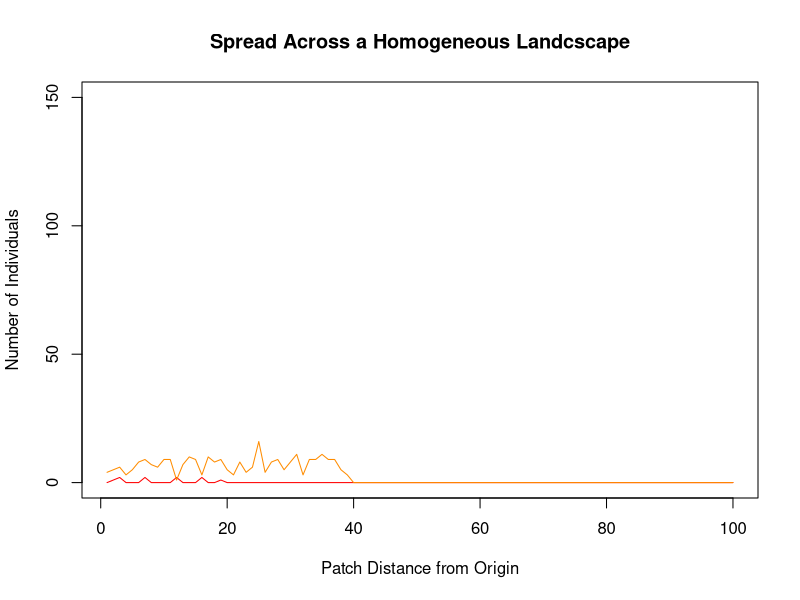

Here is the R script that generated this plot: (Note: this script raises an error after producing the figure.)
## ---- chunk 1
#########################################################

# parameters

#intrinsic rate of increase (lowest)
lambda1 <- 10
#intrinsic rate of increase
lambda2 <- 15.5
#intrinsic rate of increase
lambda3 <- 20.5
#intrinsic rate of increase
lambda4 <- 25
#intrinsic rate of increase
lambda5 <- 28
#intrinsic rate of increase
lambda6 <- 32
#intrinsic rate of increase
lambda7 <- 35
#intrinsic rate of increase (highest)
lambda8 <- 37
#intraspecific competition
alpha <- .2
#distance decay rate (highest)
m1 <- 0.5
#distance decay rate 
m2<-0.8
#distance decay rate 
m3<-1.1
#distance decay rate 
m4<-1.4
#distance decay rate 
m5<-1.7
#distance decay rate 
m6<-2.0
#distance decay rate 
m7<-2.3
#distance decay rate 
m8<-2.6
#starting population for each strategy
N_0 <- 1
# number of simulations to run
nsim<-5
#number of generations to simulate 
g_max <- 10
#number of patches
patch <- 100
#distance between patches vector
dpatch <- 1
#Define distance vector (for now must be integer distances between patches)
dvect <- seq(from=0,length.out = patch,by=dpatch)
# p1<-seq(from=0,length.out=3,by=1)
# p2<-seq(from=8,length.out=3,by=1)
# p3<-seq(from=13,length.out=5,by=1)
# dvect<-c(p1,p2,p3)

##########################################################

#functions

#seed production function
gNty <- function(j,k,lambda){ #j is subpopulation, k is total
  seeds<-vector()
  jnext<-(lambda*j)/(1+alpha*(k-1))
  seeds<-c(seeds,jnext)
  return(round(seeds,0))
}

#dispersal function second version -- refactored to remove unnecessary loops and seperate steps into helpers
disperse<-function(x,y,m){ # x is the number of seeds in the patch
  # y is the coloumn index of the patch 
  # m is the parameter defining the dispersal kernel
  pmove<-vector("numeric", patch)
  if (x==0)
    return(pmove)
  else
    move<-distance(x,m)*direction(x)
  for (i in 1:x){ #this moves seeds to their new home, x is number of seeds, compute for each seed 
    for (j in 1:patch){ #this finds the corresponding home for each seed 
     # place(move[i],pwdist[y,j],pmove[j])
      if (move[i]==pwdist[y,j])
      {pmove[j]<-pmove[j]+1}
    }
  }
 return(pmove) 
}
#dispersal helper -- generate random distances, parameters are from disperse
distance<-function(x,m){
  dist<-round(rexp(x,m),0)
  return(dist)
}

#dispersal helper -- generate random directions,x is as disperse
direction<-function(x){
  dir<-rbinom(x,1,0.5)
  sapply(dir,refactor)
}

#direction helper -- refactor 0 to -1
refactor<-function(x){ #  x is values from binomial 
  if (x==0)
    x<- -1
  else x
}

#calculate how many new patches are colonized at the leading edge this generation
lemove<-function(x){ #x is the row in spread matrix corresponding to time t
  moved<-patch-pleft(rev(x))
  return(moved)
}

#lemove helper how many patches left to colonize
pleft<-function(x){ # x is from lemove, 
  y<-0
  for (k in 1:patch){
    if (x[k] != 0){
      break
    }
    else y<-y+1
  }
  return(y)
}

#calculate how many patches the leading edge moves each generation
# assumes that only one patch is colonized at start
speed<- function(x,y){ # x is vector of the leading edge patch each generation
  # y is the output vector, showing the number of patches the leading edge moved
  for (i in 1:g_max){
    if (i == 1){
      y[i]<-x[i]-1
   }
    else if (x[i] == 0){
     y[i]<-0
   }
    else
      y[i]=x[i]-x[i-1]
  }
  return(y)
}
##########################################################

# Initialize structures for storing data

#Population Spread Matrix
#Adds values to each row for each generation
#Coloumns correspond to patches defined by dvect
spread1<-matrix(0,g_max,patch)
spread1[1,1]<-N_0
spread2<-matrix(0,g_max,patch)
spread2[1,1]<-N_0
spread3<-matrix(0,g_max,patch)
spread3[1,1]<-N_0
spread4<-matrix(0,g_max,patch)
spread4[1,1]<-N_0
spread5<-matrix(0,g_max,patch)
spread5[1,1]<-N_0
spread6<-matrix(0,g_max,patch)
spread6[1,1]<-N_0
spread7<-matrix(0,g_max,patch)
spread7[1,1]<-N_0
spread8<-matrix(0,g_max,patch)
spread8[1,1]<-N_0
spreadttl<-matrix(0,g_max,patch)
spreadttl[1,]<-N_0*8


#Seeds Dispersed
#vector for storing seeds produced, resets each generation
seedsp1<-vector("numeric", patch)
seedsp2<-vector("numeric",patch)
seedsp3<-vector("numeric",patch)
seedsp4<-vector("numeric",patch)
seedsp5<-vector("numeric",patch)
seedsp6<-vector("numeric",patch)
seedsp7<-vector("numeric",patch)
seedsp8<-vector("numeric",patch)
#matrix containing number of plants/seeds in each patch after dispersal
#rows are originating patches where seeds were produced,
#coloumns are where they disperse to
seedsd1<-matrix(0,patch,patch)
seedsd2<-matrix(0,patch,patch)
seedsd3<-matrix(0,patch,patch)
seedsd4<-matrix(0,patch,patch)
seedsd5<-matrix(0,patch,patch)
seedsd6<-matrix(0,patch,patch)
seedsd7<-matrix(0,patch,patch)
seedsd8<-matrix(0,patch,patch)

#Pairwise Distances Matrix
#Distances between patch i,j for row i 
#and coloumn j
pwdist<-matrix(NA,patch,patch)
for (i in 1:patch){
  for (j in 1:patch){
    pwdist[i,j]<-dvect[j]-dvect[i]
  }
}

# vectors for storing colonized patches
col1<-vector("numeric", g_max)
col2<-vector("numeric", g_max)
col3<-vector("numeric", g_max)
col4<-vector("numeric", g_max)
col5<-vector("numeric", g_max)
col6<-vector("numeric", g_max)
col7<-vector("numeric", g_max)
col8<-vector("numeric", g_max)
colt<-vector("numeric", g_max)

#Speed vectors 
speedv1<-vector("numeric", g_max)
speedv2<-vector("numeric",g_max)
speedv3<-vector("numeric",g_max)
speedv4<-vector("numeric",g_max)
speedv5<-vector("numeric",g_max)
speedv6<-vector("numeric",g_max)
speedv7<-vector("numeric",g_max)
speedv8<-vector("numeric",g_max)
speedt<-vector("numeric", g_max)

# Average speed vectors
speedmn1<-vector("numeric",nsim)
speedmn2<-vector("numeric",nsim)
speedmn3<-vector("numeric",nsim)
speedmn4<-vector("numeric",nsim)
speedmn5<-vector("numeric",nsim)
speedmn6<-vector("numeric",nsim)
speedmn7<-vector("numeric",nsim)
speedmn8<-vector("numeric",nsim)
speedmnt<-vector("numeric",nsim)
####################################################################
## ---- chunk 2
#Run Simulation
for (x in 1:nsim){
 for (i in 1:(g_max-1)){ #for each generation
  total<-spreadttl[i,]
  # ratio<-spread[i,]/total
  # ratio[is.nan(ratio)] <- 0
  seeds1<-gNty(spread1[i,],total,lambda1)
  seeds2<-gNty(spread2[i,],total,lambda2)
  seeds3<-gNty(spread2[i,],total,lambda3)
  seeds4<-gNty(spread2[i,],total,lambda4)
  seeds5<-gNty(spread2[i,],total,lambda5)
  seeds6<-gNty(spread2[i,],total,lambda6)
  seeds7<-gNty(spread2[i,],total,lambda7)
  seeds8<-gNty(spread2[i,],total,lambda8)

  for (j in 1:patch){ #disperse seeds
    seedsd1[j,]<-disperse(seeds1[j],j,m1)
    seedsd2[j,]<-disperse(seeds2[j],j,m2)
    seedsd3[j,]<-disperse(seeds3[j],j,m3)
    seedsd4[j,]<-disperse(seeds4[j],j,m4)
    seedsd5[j,]<-disperse(seeds5[j],j,m5)
    seedsd6[j,]<-disperse(seeds6[j],j,m6)
    seedsd7[j,]<-disperse(seeds7[j],j,m7)
    #seedsd8[j,]<-disperse(seeds8[j],j,m8)
  }
  spread1[i+1,]<-apply(seedsd1,2,sum) #fill in next row in population matrix
  spreadttl[i+1]<-spread1[i+1]
  spread2[i+1,]<-apply(seedsd2,2,sum)
  spreadttl[i+1,]<-spreadttl[i+1,]+spread2[i+1,]
  spread3[i+1,]<-apply(seedsd3,2,sum)
  spreadttl[i+1,]<-spreadttl[i+1,]+spread3[i+1,]
  spread4[i+1,]<-apply(seedsd4,2,sum)
  spreadttl[i+1,]<-spreadttl[i+1,]+spread4[i+1,]
  spread5[i+1,]<-apply(seedsd5,2,sum)
  spreadttl[i+1,]<-spreadttl[i+1,]+spread5[i+1,]
  spread6[i+1,]<-apply(seedsd6,2,sum)
  spreadttl[i+1,]<-spreadttl[i+1,]+spread6[i+1,]
  spread7[i+1,]<-apply(seedsd7,2,sum)
  spreadttl[i+1,]<-spreadttl[i+1,]+spread7[i+1,]
  spread8[i+1,]<-apply(seedsd8,2,sum)
  spreadttl[i+1,]<-spreadttl[i+1,]+spread8[i+1,]

  col1[i]<-lemove(spread1[i+1,])#calculate how many patches the leading edge has advanced
  col2[i]<-lemove(spread2[i+1,])
  col3[i]<-lemove(spread2[i+1,])
  col4[i]<-lemove(spread2[i+1,])
  col5[i]<-lemove(spread2[i+1,])
  col6[i]<-lemove(spread2[i+1,])
  col7[i]<-lemove(spread2[i+1,])
  col8[i]<-lemove(spread2[i+1,])
  colt[i]<-lemove(spreadttl[i+1,])
  
}
speedv1<-speed(col1,speedv1) #combine advances to get invasion velocity of leading edge
speedv2<-speed(col2,speedv2)
speedv3<-speed(col2,speedv3)
speedv4<-speed(col2,speedv4)
speedv5<-speed(col2,speedv5)
speedv6<-speed(col2,speedv6)
speedv7<-speed(col2,speedv7)
speedv8<-speed(col2,speedv8)
speedt<-speed(colt,speedt)
speedm1<-mean(speedv1) # average invasion velocity over time
speedm2<-mean(speedv2)
speedm3<-mean(speedv3)
speedm4<-mean(speedv4)
speedm5<-mean(speedv5)
speedm6<-mean(speedv6)
speedm7<-mean(speedv7)
speedm8<-mean(speedv8)
speedmt<-mean(speedt)
  plot(spread1[g_max,], type="l", col="red",ylim=c(0,150),main="Spread Across a Homogeneous Landcscape",  xlab="Patch Distance from Origin", ylab="Number of Individuals")
  lines(spread2[g_max,], col="darkorange")
  lines(spread3[g_max,], col="darkyellow")
  lines(spread4[g_max,], col="green")
  lines(spread5[g_max,], col="darkgreen")
  lines(spread6[g_max,], col="turqoise")
  lines(spread7[g_max,], col="blue")
  lines(spread8[g_max,], col="blueviolet")
  
  legend("topright", legend=c("Highest Mean Dispersal Distance", "Highest Fecundity"), lty=c(1,2),col=c("red","blueviolet"))
  
  speedv1<-speed(col1,speedv1) #combine advances to get invasion velocity of leading edge
  speedv2<-speed(col2,speedv2)
  speedv3<-speed(col3,speedv3)
  speedv4<-speed(col4,speedv4)
  speedv5<-speed(col5,speedv5)
  speedv6<-speed(col6,speedv6)
  speedv7<-speed(col7,speedv7)
  speedv8<-speed(col8,speedv8)
  speedt<-speed(colt,speedt)
  plot(speedv1, type="l", xlab="Generation Number", ylab="Invasion Velocity (multiples of MDD)", lwd=2, lty=2,col="darkorange", ylim=c(0,10))
  lines(speedv2, col="red", lwd=2,lty=2)
  lines(speedv3, col="darkyellow", lwd=2,lty=2)
  lines(speedv4, col="green", lwd=2,lty=2)
  lines(speedv5, col="darkgreen", lwd=2,lty=2)
  lines(speedv6, col="turqoise", lwd=2,lty=2)
  lines(speedv7, col="blue", lwd=2,lty=2)
  lines(speedv8, col="blueviolet", lwd=2,lty=2)
  lines(speedt,lwd=2)
  legend("topright", legend=c("Total Population", "Highest mean dispersal distance", "Highest Fecundity"), col=c("black", "red","blueviolet"), lty=1, seg.len=1.5)
}

## ---- chunk 3
#distance decay rate (low mdd)
m1 <- 1
#distance decay rate (high mdd)
m2<-1
#Run Simulation
for (x in 1:10){
  for (i in 1:(g_max-1)){ #for each generation
  total<-spread[i,]+spreadhm[i,]
  ratio<-spread[i,]/total
  ratio[is.nan(ratio)] <- 0
  seeds<-gNty(total)
  seedsp1<-round(ratio*seeds)
  seedsp2<-round((1-ratio)*seeds)
  for (j in 1:patch){ #disperse seeds
    seedsd1[j,]<-disperse2(seedsp1[j],j,m1)
    seedsd2[j,]<-disperse2(seedsp2[j],j,m2)
  }
  spread[i+1,]<-apply(seedsd1,2,sum) #fill in next row in population matrix
  spreadhm[i+1,]<-apply(seedsd2,2,sum)
  spreadttl[i+1,]<-spread[i+1,]+spreadhm[i+1,]
  col1[i]<-lemove(spread[i+1,])#calculate how many patches the leading edge has advanced
  col2[i]<-lemove(spreadhm[i+1,])
   colt[i]<-lemove(spreadttl[i+1,])
  }
  
plot(spread[2,], type="l", col="blue",ylim=c(0,100), xlab="Patch Distance from Origin", ylab="Number of Individuals")
lines(spreadhm[2,], col="blue",lty=2)
lines(spread[3,], col="blueviolet")
lines(spreadhm[3,], col="blueviolet",lty=2)
lines(spreadhm[4,], col="magenta",lty=2)
lines(spread[4,], col="magenta")
lines(spread[5,], col="red")
lines(spreadhm[5,], col="red",lty=2)
lines(spreadhm[6,], col="darkorange",lty=2)
lines(spread[6,], col="darkorange")
lines(spread[7,], col="brown")
lines(spreadhm[7,], col="brown", lty=2)
lines(spread[6,], col="darkorange")
lines(spread[7,], col="brown")
lines(spreadhm[8,], col="darkgreen", lty=2)
lines(spread[6,], col="darkorange")
lines(spread[7,], col="brown")
lines(spread[8,], col="darkgreen")
lines(spread[9,], col="green")
lines(spreadhm[9,], col="green",lty=2)
lines(spreadhm[10,], col="black",lty=2)
lines(spread[10,], col="black")
lines(spread[11,], col="blue")
lines(spreadhm[11,], col="blue",lty=2)
lines(spread[12,], col="blueviolet")
lines(spreadhm[12,], col="blueviolet",lty=2)
lines(spreadhm[13,], col="magenta",lty=2)
lines(spread[13,], col="magenta")
lines(spread[14,], col="red")
lines(spreadhm[14,], col="red",lty=2)
lines(spreadhm[15,], col="darkorange",lty=2)
lines(spread[15,], col="darkorange")
lines(spread[16,], col="brown")
lines(spreadhm[16,], col="brown", lty=2)
lines(spreadhm[17,], col="darkgreen", lty=2)
lines(spread[17,], col="darkgreen")
lines(spread[18,], col="green")
lines(spreadhm[18,], col="green",lty=2)
lines(spreadhm[19,], col="black",lty=2)
lines(spread[19,], col="black")
lines(spread[20,], col="blue")
lines(spreadhm[20,], col="blue",lty=2)
#legend("topleft", legend=c("Gen. 2", "Gen. 3", "Gen. 4", "Gen. 5", "Gen. 6", "Gen. 7", "Gen. 8", "Gen. 9", "Gen. 10"), col=c("blue","blueviolet","magenta","red","darkorange","brown","darkgreen","green","black"), lty=1, ncol=1,seg.len=1.3)
legend("topright", legend=c("Larger Population Control", "Smaller Population Control"), lty=c(1,2))
speedv1<-speed(col1,speedv1) #combine advances to get invasion velocity of leading edge
speedv2<-speed(col2,speedv2)
speedt<-speed(colt,speedt)
plot(speedv2, type="l", xlab="Generation Number", ylab="Invasion Velocity (multiples of MDD)", lwd=2, col="red", ylim=c(0,10))
lines(speedv1, col="blue", lwd=2)
lines(speedt,lwd=2)
legend("topright", legend=c("Total Population", "Smaller Starting Population", "Larger Starting Population"), col=c("black", "blue","red"), lty=1, seg.len=1.5)
}

## ---- chunk 4
#distance decay rate (low mdd)
m1 <- 1
#distance decay rate (high mdd)
m2<-0.5
#Run Simulation
for (x in 1:10){
  for (i in 1:(g_max-1)){ #for each generation
  total<-spread[i,]+spreadhm[i,]
  ratio<-spread[i,]/total
  ratio[is.nan(ratio)] <- 0
  seeds<-gNty(total)
  seedsp1<-round(ratio*seeds)
  seedsp2<-round((1-ratio)*seeds)
  for (j in 1:patch){ #disperse seeds
    seedsd1[j,]<-disperse2(seedsp1[j],j,m1)
    seedsd2[j,]<-disperse2(seedsp2[j],j,m2)
  }
  spread[i+1,]<-apply(seedsd1,2,sum) #fill in next row in population matrix
  spreadhm[i+1,]<-apply(seedsd2,2,sum)
  spreadttl[i+1,]<-spread[i+1,]+spreadhm[i+1,]
  col1[i]<-lemove(spread[i+1,])#calculate how many patches the leading edge has advanced
  col2[i]<-lemove(spreadhm[i+1,])
  colt[i]<-lemove(spreadttl[i+1,])
}
plot(spread[2,], type="l", col="blue",ylim=c(0,100), xlab="Patch Distance from Origin", ylab="Number of Individuals")
lines(spreadhm[2,], col="blue",lty=2)
lines(spread[3,], col="blueviolet")
lines(spreadhm[3,], col="blueviolet",lty=2)
lines(spreadhm[4,], col="magenta",lty=2)
lines(spread[4,], col="magenta")
lines(spread[5,], col="red")
lines(spreadhm[5,], col="red",lty=2)
lines(spreadhm[6,], col="darkorange",lty=2)
lines(spread[6,], col="darkorange")
lines(spread[7,], col="brown")
lines(spreadhm[7,], col="brown", lty=2)
lines(spread[6,], col="darkorange")
lines(spread[7,], col="brown")
lines(spreadhm[8,], col="darkgreen", lty=2)
lines(spread[6,], col="darkorange")
lines(spread[7,], col="brown")
lines(spread[8,], col="darkgreen")
lines(spread[9,], col="green")
lines(spreadhm[9,], col="green",lty=2)
lines(spreadhm[10,], col="black",lty=2)
lines(spread[10,], col="black")
lines(spread[11,], col="blue")
lines(spreadhm[11,], col="blue",lty=2)
lines(spread[12,], col="blueviolet")
lines(spreadhm[12,], col="blueviolet",lty=2)
lines(spreadhm[13,], col="magenta",lty=2)
lines(spread[13,], col="magenta")
lines(spread[14,], col="red")
lines(spreadhm[14,], col="red",lty=2)
lines(spreadhm[15,], col="darkorange",lty=2)
lines(spread[15,], col="darkorange")
lines(spread[16,], col="brown")
lines(spreadhm[16,], col="brown", lty=2)
lines(spreadhm[17,], col="darkgreen", lty=2)
lines(spread[17,], col="darkgreen")
lines(spread[18,], col="green")
lines(spreadhm[18,], col="green",lty=2)
lines(spreadhm[19,], col="black",lty=2)
lines(spread[19,], col="black")
lines(spread[20,], col="blue")
lines(spreadhm[20,], col="blue",lty=2)
#legend("topleft", legend=c("Gen. 2", "Gen. 3", "Gen. 4", "Gen. 5", "Gen. 6", "Gen. 7", "Gen. 8", "Gen. 9", "Gen. 10"), col=c("blue","blueviolet","magenta","red","darkorange","brown","darkgreen","green","black"), lty=1, ncol=1,seg.len=1.3)
legend("topright", legend=c("Low Dispersal Ability", "High Dispersal Ability"), lty=c(1,2))
speedv1<-speed(col1,speedv1) #combine advances to get invasion velocity of leading edge
speedv2<-speed(col2,speedv2)
speedt<-speed(colt,speedt)
plot(speedv2, type="l", xlab="Generation Number", ylab="Invasion Velocity (multiples of MDD)", lwd=2, col="red", ylim=c(0,10))
lines(speedv1, col="blue", lwd=2)
lines(speedt,lwd=2)
legend("topright", legend=c("Total Population", "Smaller Starting Population", "Larger Starting Population"), col=c("black", "blue","red"), lty=1, seg.len=1.5)
}
## ---- chunk 5
#distance decay rate (low mdd)
m1 <- 1
#distance decay rate (high mdd)
m2<-1
#Run Simulation
for (x in 1:10){
  m2<-1
  for (i in 1:(g_max-1)){ #for each generation
  total<-spread[i,]+spreadhm[i,]
  ratio<-spread[i,]/total
  ratio[is.nan(ratio)] <- 0
  seeds<-gNty(total)
  m2<-m2-0.02
  seedsp1<-round(ratio*seeds)
  seedsp2<-round((1-ratio)*seeds)
  for (j in 1:patch){ #disperse seeds
    seedsd1[j,]<-disperse2(seedsp1[j],j,m1)
    seedsd2[j,]<-disperse2(seedsp2[j],j,m2)
  }
  spread[i+1,]<-apply(seedsd1,2,sum) #fill in next row in population matrix
  spreadhm[i+1,]<-apply(seedsd2,2,sum)
  spreadttl[i+1,]<-spread[i+1,]+spreadhm[i+1,]
  col1[i]<-lemove(spread[i+1,])#calculate how many patches the leading edge has advanced
  col2[i]<-lemove(spreadhm[i+1,])
  colt[i]<-lemove(spreadttl[i+1,])
}
plot(spread[2,], type="l", col="blue",ylim=c(0,100), xlab="Patch Distance from Origin", ylab="Number of Individuals")
lines(spreadhm[2,], col="blue",lty=2)
lines(spread[3,], col="blueviolet")
lines(spreadhm[3,], col="blueviolet",lty=2)
lines(spreadhm[4,], col="magenta",lty=2)
lines(spread[4,], col="magenta")
lines(spread[5,], col="red")
lines(spreadhm[5,], col="red",lty=2)
lines(spreadhm[6,], col="darkorange",lty=2)
lines(spread[6,], col="darkorange")
lines(spread[7,], col="brown")
lines(spreadhm[7,], col="brown", lty=2)
lines(spread[6,], col="darkorange")
lines(spread[7,], col="brown")
lines(spreadhm[8,], col="darkgreen", lty=2)
lines(spread[6,], col="darkorange")
lines(spread[7,], col="brown")
lines(spread[8,], col="darkgreen")
lines(spread[9,], col="green")
lines(spreadhm[9,], col="green",lty=2)
lines(spreadhm[10,], col="black",lty=2)
lines(spread[10,], col="black")
lines(spread[11,], col="blue")
lines(spreadhm[11,], col="blue",lty=2)
lines(spread[12,], col="blueviolet")
lines(spreadhm[12,], col="blueviolet",lty=2)
lines(spreadhm[13,], col="magenta",lty=2)
lines(spread[13,], col="magenta")
lines(spread[14,], col="red")
lines(spreadhm[14,], col="red",lty=2)
lines(spreadhm[15,], col="darkorange",lty=2)
lines(spread[15,], col="darkorange")
lines(spread[16,], col="brown")
lines(spreadhm[16,], col="brown", lty=2)
lines(spreadhm[17,], col="darkgreen", lty=2)
lines(spread[17,], col="darkgreen")
lines(spread[18,], col="green")
lines(spreadhm[18,], col="green",lty=2)
lines(spreadhm[19,], col="black",lty=2)
lines(spread[19,], col="black")
lines(spread[20,], col="blue")
lines(spreadhm[20,], col="blue",lty=2)
#legend("topleft", legend=c("Gen. 2", "Gen. 3", "Gen. 4", "Gen. 5", "Gen. 6", "Gen. 7", "Gen. 8", "Gen. 9", "Gen. 10"), col=c("blue","blueviolet","magenta","red","darkorange","brown","darkgreen","green","black"), lty=1, ncol=1,seg.len=1.3)
legend("topright", legend=c("Non-Evolving Dispersal", "Evolving Dispersal"), lty=c(1,2))
speedv1<-speed(col1,speedv1) #combine advances to get invasion velocity of leading edge
speedv2<-speed(col2,speedv2)
speedt<-speed(colt,speedt)
plot(speedv2, type="l", xlab="Generation Number", ylab="Invasion Velocity (multiples of MDD)", lwd=2, col="red", ylim=c(0,10))
lines(speedv1, col="blue", lwd=2)
lines(speedt,lwd=2)
legend("topright", legend=c("Total Population", "Evolving Dispersal", "Non-Evolving Dispersal"), col=c("black", "blue","red"), lty=1, seg.len=1.5)
}
## ---- chunk 6
#distance decay rate (low mdd)
m1 <- 1
#distance decay rate (high mdd)
m2<-1
#population 1 starting 
N_0<-2
#population 2 starting
M_0<-2
#Population Spread Matrix
#Adds values to each row for each generation
#Coloumns correspond to patches defined by dvect
spread<-matrix(0,g_max,patch)
spread[1,1]<-N_0
spreadhm<-matrix(0,g_max,patch)
spreadhm[1,1]<-M_0
spreadttl<-matrix(0,g_max,patch)
spreadttl[1,]<-spread[1,]+spreadhm[1,]
#Run Simulation
for (x in 1:10){
  for (i in 1:(g_max-1)){ #for each generation
  total<-spread[i,]+spreadhm[i,]
  ratio<-spread[i,]/total
  ratio[is.nan(ratio)] <- 0
  seeds<-gNty(total)
  seedsp1<-round(ratio*seeds)
  seedsp2<-round((1-ratio)*seeds)
  for (j in 1:patch){ #disperse seeds
    seedsd1[j,]<-disperse2(seedsp1[j],j,m1)
    seedsd2[j,]<-disperse2(seedsp2[j],j,m2)
  }
  spread[i+1,]<-apply(seedsd1,2,sum) #fill in next row in population matrix
  spreadhm[i+1,]<-apply(seedsd2,2,sum)
  spreadttl[i+1,]<-spread[i+1,]+spreadhm[i+1,]
  col1[i]<-lemove(spread[i+1,])#calculate how many patches the leading edge has advanced
  col2[i]<-lemove(spreadhm[i+1,])
   colt[i]<-lemove(spreadttl[i+1,])
  }
  
plot(spread[2,], type="l", col="blue",ylim=c(0,100), xlab="Patch Distance from Origin", ylab="Number of Individuals")
lines(spreadhm[2,], col="blue",lty=2)
lines(spread[3,], col="blueviolet")
lines(spreadhm[3,], col="blueviolet",lty=2)
lines(spreadhm[4,], col="magenta",lty=2)
lines(spread[4,], col="magenta")
lines(spread[5,], col="red")
lines(spreadhm[5,], col="red",lty=2)
lines(spreadhm[6,], col="darkorange",lty=2)
lines(spread[6,], col="darkorange")
lines(spread[7,], col="brown")
lines(spreadhm[7,], col="brown", lty=2)
lines(spread[6,], col="darkorange")
lines(spread[7,], col="brown")
lines(spreadhm[8,], col="darkgreen", lty=2)
lines(spread[6,], col="darkorange")
lines(spread[7,], col="brown")
lines(spread[8,], col="darkgreen")
lines(spread[9,], col="green")
lines(spreadhm[9,], col="green",lty=2)
lines(spreadhm[10,], col="black",lty=2)
lines(spread[10,], col="black")
lines(spread[11,], col="blue")
lines(spreadhm[11,], col="blue",lty=2)
lines(spread[12,], col="blueviolet")
lines(spreadhm[12,], col="blueviolet",lty=2)
lines(spreadhm[13,], col="magenta",lty=2)
lines(spread[13,], col="magenta")
lines(spread[14,], col="red")
lines(spreadhm[14,], col="red",lty=2)
lines(spreadhm[15,], col="darkorange",lty=2)
lines(spread[15,], col="darkorange")
lines(spread[16,], col="brown")
lines(spreadhm[16,], col="brown", lty=2)
lines(spreadhm[17,], col="darkgreen", lty=2)
lines(spread[17,], col="darkgreen")
lines(spread[18,], col="green")
lines(spreadhm[18,], col="green",lty=2)
lines(spreadhm[19,], col="black",lty=2)
lines(spread[19,], col="black")
lines(spread[20,], col="blue")
lines(spreadhm[20,], col="blue",lty=2)
#legend("topleft", legend=c("Gen. 2", "Gen. 3", "Gen. 4", "Gen. 5", "Gen. 6", "Gen. 7", "Gen. 8", "Gen. 9", "Gen. 10"), col=c("blue","blueviolet","magenta","red","darkorange","brown","darkgreen","green","black"), lty=1, ncol=1,seg.len=1.3)
legend("topright", legend=c("Population 1", "Population 2"), lty=c(1,2))
speedv1<-speed(col1,speedv1) #combine advances to get invasion velocity of leading edge
speedv2<-speed(col2,speedv2)
speedt<-speed(colt,speedt)
plot(speedv2, type="l", xlab="Generation Number", ylab="Invasion Velocity (multiples of MDD)", lwd=2, col="red", ylim=c(0,10))
lines(speedv1, col="blue", lwd=2)
lines(speedt,lwd=2)
legend("topright", legend=c("Total Population", "Population 1", "Population 2"), col=c("black", "blue","red"), lty=1, seg.len=1.5)
}

